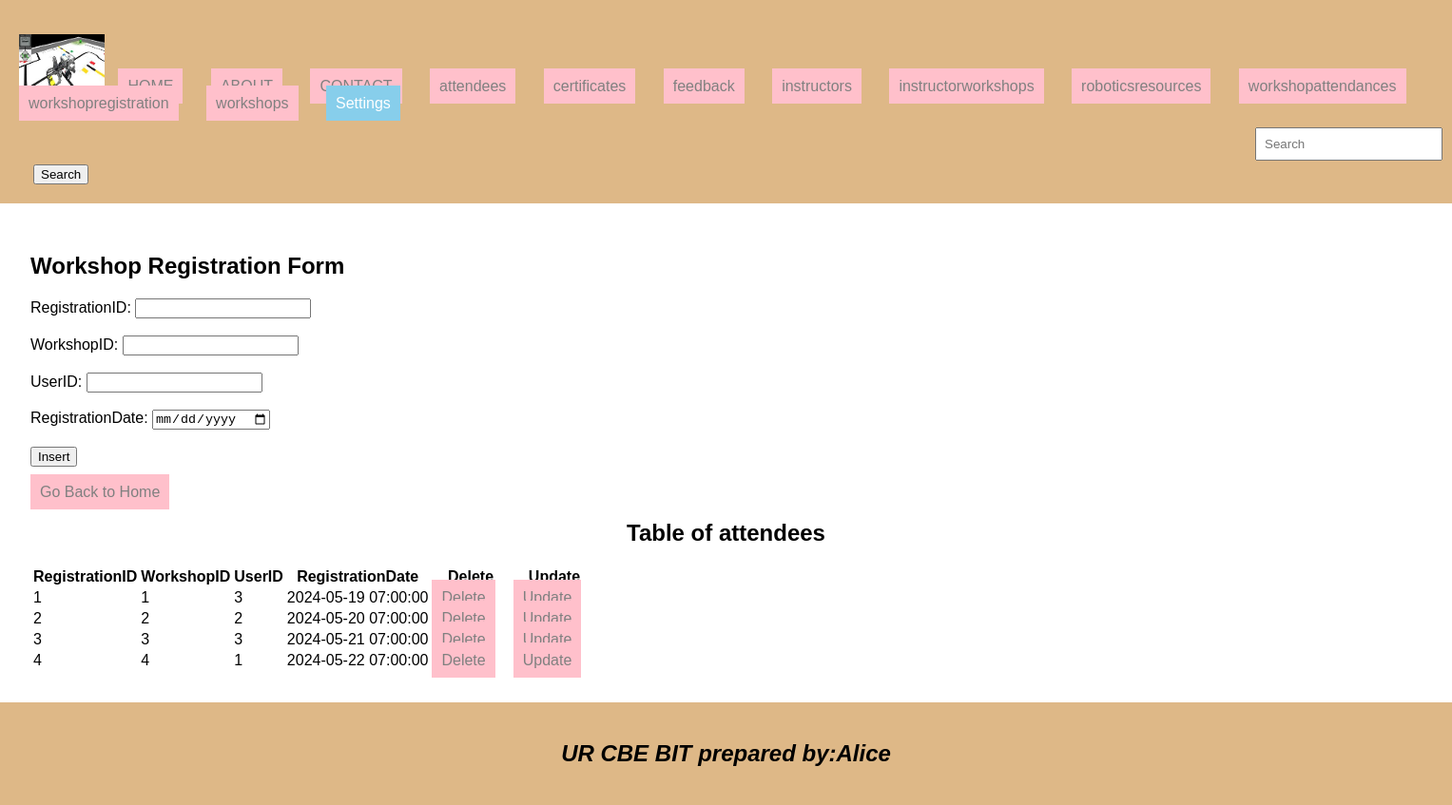
Page /workshopregistration.php on the committed database.
### tables this page shows
CREATE TABLE `workshopregistration` (
  `RegistrationID` int(11) NOT NULL,
  `WorkshopID` int(11) NOT NULL,
  `UserID` int(11) NOT NULL,
  `RegistrationDate` timestamp NOT NULL DEFAULT current_timestamp()
);

### workshopregistration.php (the view, shortened to what this page needs)
<!DOCTYPE html>
<html lang="en">
<head>
    <link rel="stylesheet" type="text/css" href="style.css" title="style 1" media="screen, tv, projection, handheld, print"/>
</head>
<body>
<header>
     <ul style="list-style-type: none; padding: 0;">
     <li style="display: inline; margin-right: 10px;">
    <img src="./images/images.jpeg" width="90" height="60" alt="Logo">
  </li>
    <li style="display: inline; margin-right: 10px;"><a href="./home.html">HOME</a>
  </li>
    <li style="display: inline; margin-right: 10px;"><a href="./about.html">ABOUT</a>
  </li>
    <li style="display: inline; margin-right: 10px;"><a href="./contact.html">CONTACT</a>
  </li>
    <li style="display: inline; margin-right: 10px;"><a href="./attendees.php">attendees</a>
  </li>
    <li style="display: inline; margin-right: 10px;"><a href="./certificates.php">certificates</a>
  </li>
    <li style="display: inline; margin-right: 10px;"><a href="./feedback.php">feedback</a>
  </li>
    <li style="display: inline; margin-right: 10px;"><a href="./instructors.php">instructors</a>
  </li>
    <li style="display: inline; margin-right: 10px;"><a href="./instructorworkshops.php">instructorworkshops</a>
  </li>
  <li style="display: inline; margin-right: 10px;"><a href="./roboticsresources.php">roboticsresources</a>
  </li>
  <li style="display: inline; margin-right: 10px;"><a href="./workshopattendances.php">workshopattendances</a>
  </li>
  <li style="display: inline; margin-right: 10px;"><a href="./workshopregistration.php">workshopregistration</a>
  </li>
  <li style="display: inline; margin-right: 10px;"><a href="./workshops.php">workshops</a>
  </li>
    <li class="dropdown" style="display: inline; margin-right: 10px;">
      <a href="#" style="padding: 10px; color: white; background-color: skyblue; text-decoration: none; margin-right: 15px;">Settings</a>
        </li>
    </ul>
    <form class="d-flex" role="search" action="search.php">
        <input class="form-control me-2" type="search" placeholder="Search" aria-label="Search" name="query">
        <button class="btn btn-outline-success" type="submit">Search</button>
    </form>
</header>
<section>
    <h1>Workshop Registration Form</h1>
<form method="post" onsubmit="return confirmInsert();">
    <label for="RegistrationID">RegistrationID:</label>
    <input type="number" id="RegistrationID" name="RegistrationID" required><br><br>
    <label for="WorkshopID">WorkshopID:</label>
    <input type="number" id="WorkshopID" name="WorkshopID" required><br><br>
    <label for="UserID">UserID:</label>
    <input type="number" id="UserID" name="UserID" required><br><br>
    <label for="RegistrationDate">RegistrationDate:</label>
    <input type="date" id="RegistrationDate" name="RegistrationDate" required><br><br>
    <input type="submit" name="insert" value="Insert"><br><br>
</form>
<a href="./home.html">Go Back to Home</a>
<center><h2>Table of attendees</h2></center>
<table>
    <tr>
        <th>RegistrationID</th>
        <th>WorkshopID</th>
        <th>UserID</th>
        <th>RegistrationDate</th>
        <th>Delete</th>
        <th>Update</th>
    </tr>
    <?php
    include('database_connection.php');
    $stmt = $connection->prepare("SELECT * FROM workshopregistration");
    $stmt->execute();
    $result = $stmt->get_result();
    if ($result->num_rows > 0) {
        while ($row = $result->fetch_assoc()) {
            $registrationID = $row["RegistrationID"];
            echo "<tr>
                <td>" . $row["RegistrationID"] . "</td>
                <td>" . $row["WorkshopID"] . "</td>
                <td>" . $row["UserID"] . "</td>
                <td>" . $row["RegistrationDate"] . "</td>
                <td><a href='delete_workshopregistration.php?RegistrationID=$registrationID'>Delete</a></td>
                <td><a href='update_workshopregistration.php?RegistrationID=$registrationID'>Update</a></td>
            </tr>";
        }
    } else {
        echo "<tr><td colspan='6'>No data found</td></tr>";
    }
    ?>
</table>
</section>
<footer>
    <center>
        <b><h2><i>UR CBE BIT  prepared by:Alice</i></h2></b>
    </center>
</footer>
</body>
</html>

### style.css (style rules this page uses)
body { font-family: Arial, sans-serif; margin: 0; padding: 0; }
header { background-color:burlywood; padding: 20px; }
footer { background-color:burlywood; padding: 20px; }
.dropdown { position: relative; display: inline; margin-right: 10px; }

### workshopregistration.php (style rules this page uses)
a { padding: 10px; color: white; background-color: pink; text-decoration: none; margin-right: 15px; }
a:link { color: grey; }
button.btn { margin-left: 15px; margin-top: 4px; }
input.form-control { margin-left: 1300px; padding: 8px; }
section { padding:32px; }
footer { background-color:burlywood; padding: 20px; }

### rows in the picture
workshopregistration: RegistrationID "1", WorkshopID "1", UserID "3", RegistrationDate "2024-05-19 07:00:00"
workshopregistration: RegistrationID "2", WorkshopID "2", UserID "2", RegistrationDate "2024-05-20 07:00:00"
workshopregistration: RegistrationID "3", WorkshopID "3", UserID "3", RegistrationDate "2024-05-21 07:00:00"
workshopregistration: RegistrationID "4", WorkshopID "4", UserID "1", RegistrationDate "2024-05-22 07:00:00"
